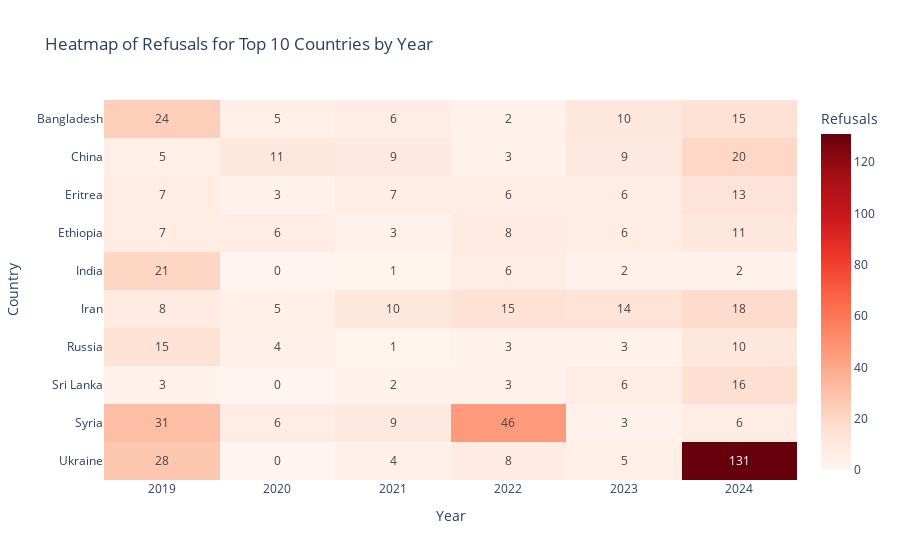

Notebook code cell kept with this figure:
### Markdown cell above
## Heatmap: Refusals by Country and Year

### Code cell
top_countries = country_counts.head(10)["country"].tolist()
df_top = df[df["country"].isin(top_countries)]
heatmap_data = df_top.pivot_table(index="country", columns="year", values="count", aggfunc="sum", fill_value=0)
fig = px.imshow(heatmap_data, text_auto=True, aspect='auto', color_continuous_scale='Reds',
                labels=dict(x="Year", y="Country", color="Refusals"),
                title="Heatmap of Refusals for Top 10 Countries by Year")
fig.show()

### Figure 1 — Plotly figure (JSON) as saved in the notebook; plotly's stock layout.template omitted (floating-point values rounded to 4 significant figures)
{"data": [{"coloraxis": "coloraxis", "hovertemplate": "Year: %{x}<br>Country: %{y}<br>Refusals: %{z}<extra></extra>", "name": "0", "texttemplate": "%{z}", "type": "heatmap", "x": [2019, 2020, 2021, 2022, 2023, 2024], "xaxis": "x", "y": ["Bangladesh", "China", "Eritrea", "Ethiopia", "India", "Iran", "Russia", "Sri Lanka", "Syria", "Ukraine"], "yaxis": "y", "z": [[24, 5, 6, 2, 10, 15], [5, 11, 9, 3, 9, 20], [7, 3, 7, 6, 6, 13], [7, 6, 3, 8, 6, 11], [21, 0, 1, 6, 2, 2], [8, 5, 10, 15, 14, 18], [15, 4, 1, 3, 3, 10], [3, 0, 2, 3, 6, 16], [31, 6, 9, 46, 3, 6], [28, 0, 4, 8, 5, 131]]}], "layout": {"coloraxis": {"colorbar": {"title": {"text": "Refusals"}}, "colorscale": [[0, "rgb(255,245,240)"], [0.125, "rgb(254,224,210)"], [0.25, "rgb(252,187,161)"], [0.375, "rgb(252,146,114)"], [0.5, "rgb(251,106,74)"], [0.625, "rgb(239,59,44)"], [0.75, "rgb(203,24,29)"], [0.875, "rgb(165,15,21)"], [1, "rgb(103,0,13)"]]}, "title": {"text": "Heatmap of Refusals for Top 10 Countries by Year"}, "xaxis": {"anchor": "y", "domain": [0, 1], "title": {"text": "Year"}}, "yaxis": {"anchor": "x", "autorange": "reversed", "domain": [0, 1], "title": {"text": "Country"}}}}
